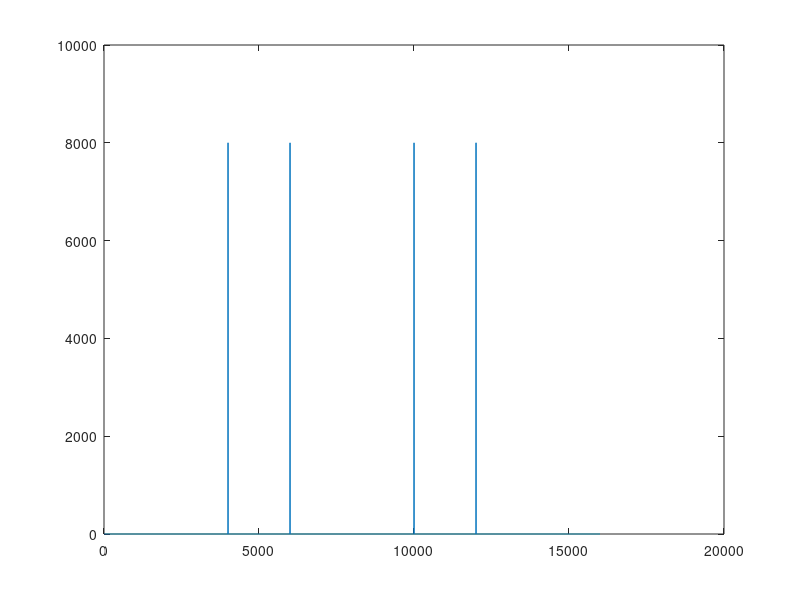
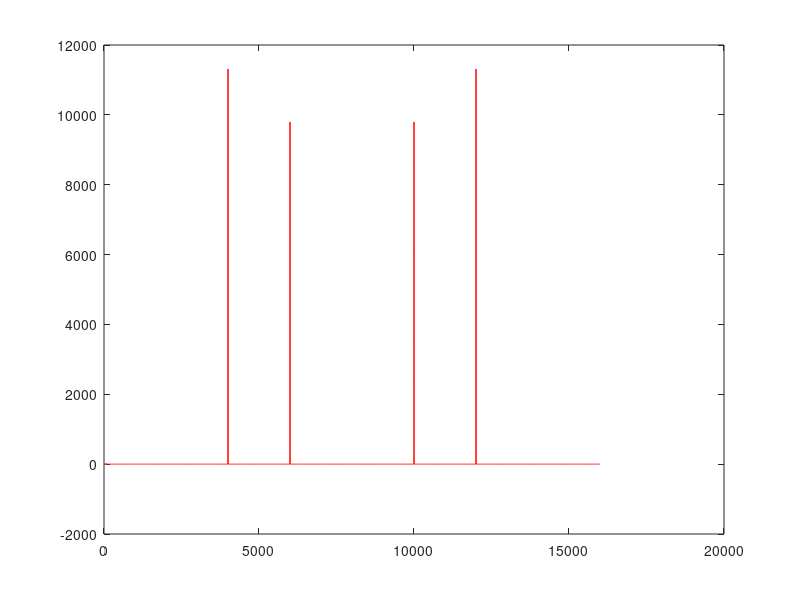
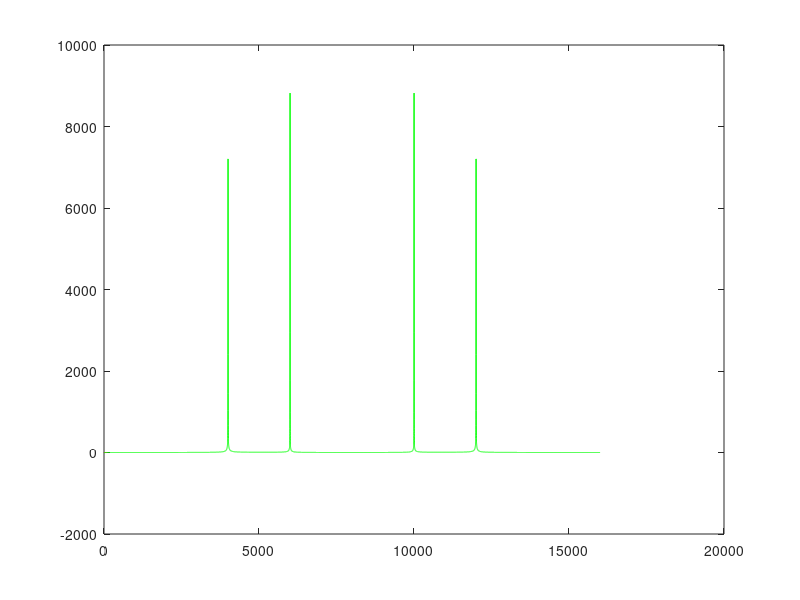

Here is the MATLAB script that generated these plots, in order:
% Frequency Response Vector
h = [1/2, 1, -1/2];

% Magnitude and Phase
[H,W] = freqz(h,1);
% freqz(h,1);
figure;
plot((W), abs(H))
% figure;
% plot(W, angle(H))

n=1:16000;

% Set up the Signal
x=cos(pi*n/4)- sin(pi*n/2)+(-1/2).^n;

% Filter Function
yf=filter(h,1,x);

% Conv Function
yc=conv(h,x);

% Plot the first 100 for Filter
figure;
plot (x(1:100))
hold on 
plot (yf(1:100))

% Plot the first 100 for Conv
figure;
plot (x(1:100))
hold on 
plot (yc(1:100))


% Compute the FT of the Signal
x1 = abs(fftshift(fft(x)));
y1f = abs(fftshift(fft(yf)));
y1c = abs(fftshift(fft(yc)));

% Plot abs(fftshift(fft(x)))
figure(1)
plot(x1)
figure(2)
plot(y1f, 'r')
figure(3)
plot(y1c, 'g')



%% Time Test for DFT and FFT
% a = 9;
% n=(1:2^a);
% n1=(1:2^a)-1;
% 
% x=cos(pi/4*n)- sin(pi/2*n)+(-1/2).^n;
% x1=cos(pi/4*n1)- sin(pi/2*n1)+(-1/2).^n1;

a = 15;
N = 2^a;
x=rand(N,1);
x1=rand(N-1,1);

tic
for i = 1:10000
    fft(x);
end
foo = toc;
foo / 10000
tic
for i = 1:10000
    fft(x1);
end
bar = toc;
bar / 10000



% plot(W/pi,20*log10(abs(H)))
% ax = gca;
% ax.YLim = [-100 20];
% ax.XTick = 0:.5:2;
% xlabel('Normalized Frequency (\times\pi rad/sample)')
% ylabel('Magnitude (dB)')